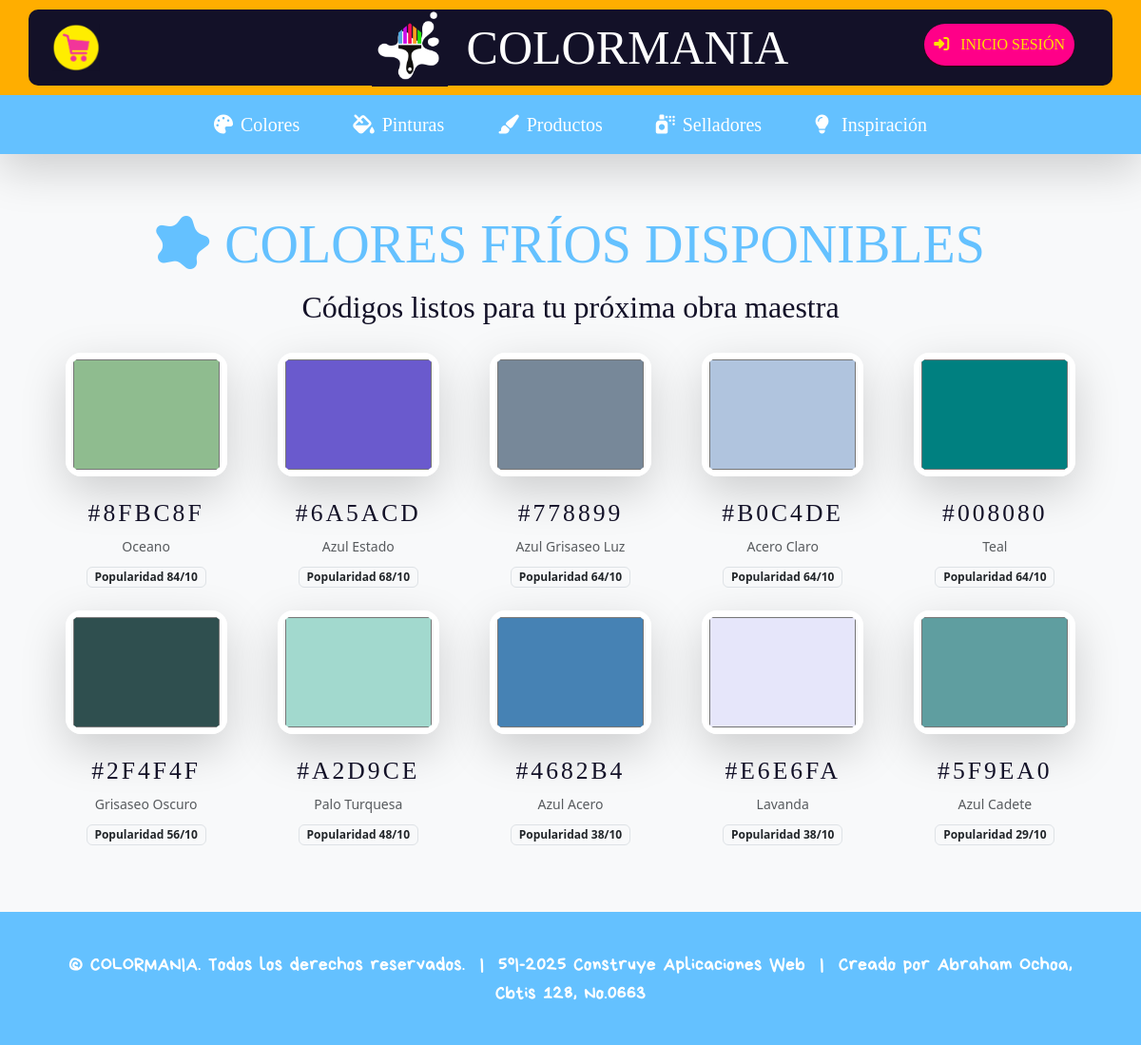
/colores-frios/, run on the app's committed database.
### colormania/models.py (models this page shows, shortened)
class Color(models.Model):
    codigo = models.CharField(max_length=50)
    descripcion = models.CharField(max_length=250)
    tipo = models.CharField(max_length=30, choices=[
        ('CALIDOS', 'Calidos'),
        ('FRIOS', 'Frios'),
        ('GRISES', 'Grises'),
        ('PASTELES', 'Pasteles'),
        ('VIVOS', 'Vivos'),
    ])
    popularidad = models.IntegerField()
    class Meta:
        verbose_name = "Color"
        verbose_name_plural = "Colores"

### colormania/views.py (the view)
# urls.py: path('colores-frios/', views.frios, name='frios'),
def frios(request):
    colores_frios = Color.objects.filter(tipo='FRIOS').order_by('-popularidad')
    return render(request, 'colormania/user/colores/frios.html', {'colores_frios': colores_frios})

### colormania/templates/colormania/user/colores/frios.html (shortened to what this page needs)
{% extends "colormania/base.html" %}
{% load static %}
{% block content %}
<div class="container mt-0 pt-0">
    <div class="text-center mb-4">
        <h1 class="bobby display-4" style="color: #64c1ff;">
            <i class="fas fa-splotch me-3"></i>COLORES FRÍOS DISPONIBLES
        </h1>
        <p class="lead bobby fs-2" style="color: #131128;">
            Códigos listos para tu próxima obra maestra
        </p>
    </div>
    <div class="row row-cols-2 row-cols-md-3 row-cols-lg-5 g-4 justify-content-center">
        {% for color in colores_frios %}
        <div class="col">
            <div class="text-center">
                <input type="color" value="#{{ color.codigo|cut:'#'|lower }}" disabled
                       class="mx-auto mb-4 rounded-4 shadow-lg"
                       style="width: 170px; height: 130px; border: 6px solid white; cursor: default; pointer-events: none; box-shadow: 0 12px 30px rgba(0,0,0,0.3);">
                <h5 class="bobby" style="color: #131128; font-size: 1.6rem; letter-spacing: 3px;">
                    #{{ color.codigo|upper }}
                </h5>
                <p class="text-muted small mb-2">{{ color.descripcion }}</p>
                <span class="badge bg-light text-dark border">Popularidad {{ color.popularidad }}/10</span>
            </div>
        </div>
        {% empty %}
        <div class="col-12 text-center py-5">
            <h3 class="text-muted bobby">Pronto más colores frios...</h3>
        </div>
        {% endfor %}
    </div>
</div>
{% endblock %}

### data on the page
Color: codigo "#8fbc8f", codigo "8FBC8F", descripcion "Oceano", popularidad "84"
Color: codigo "#6a5acd", codigo "6A5ACD", descripcion "Azul Estado", popularidad "68"
Color: codigo "#778899", codigo "778899", descripcion "Azul Grisaseo Luz", popularidad "64"
Color: codigo "#b0c4de", codigo "B0C4DE", descripcion "Acero Claro", popularidad "64"
Color: codigo "#008080", codigo "008080", descripcion "Teal", popularidad "64"
Color: codigo "#2f4f4f", codigo "2F4F4F", descripcion "Grisaseo Oscuro", popularidad "56"
Color: codigo "#a2d9ce", codigo "A2D9CE", descripcion "Palo Turquesa", popularidad "48"
Color: codigo "#4682b4", codigo "4682B4", descripcion "Azul Acero", popularidad "38"
Color: codigo "#e6e6fa", codigo "E6E6FA", descripcion "Lavanda", popularidad "38"
Color: codigo "#5f9ea0", codigo "5F9EA0", descripcion "Azul Cadete", popularidad "29"
